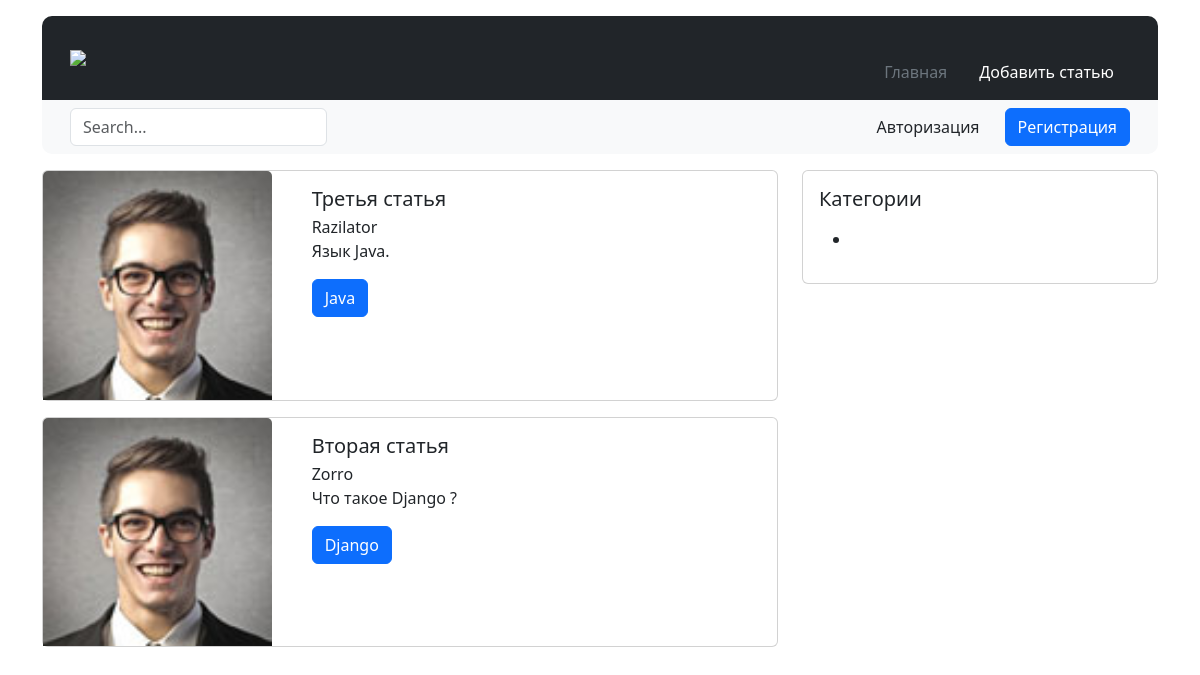
The app's page /articles/ with its own data.
### modules/blog/models.py (models this page shows, shortened)
class Article(models.Model):
    class ArticleManager(models.Manager):
        def all(self):
            return self.get_queryset().select_related('author', 'category').filter(status='published')
    STATUS_OPTIONS = (
        ('published', 'Опубликовано'),
        ('draft', 'Черновик')
    )
    title = models.CharField(verbose_name='Заголовок', max_length=255)
    slug = models.CharField(verbose_name='Альт.название', max_length=255, blank=True, unique=True)
    short_description = models.TextField(verbose_name='Краткое описание', max_length=500)
    full_description = models.TextField(verbose_name='Полное описание')
    thumbnail = models.ImageField(
        verbose_name='Превью поста',
        blank=True,
        upload_to='images/thumbnails/%Y/%m/%d/',
        validators=[FileExtensionValidator(allowed_extensions=('png', 'jpg', 'webp', 'jpeg', 'gif'))]
    )
    status = models.CharField(choices=STATUS_OPTIONS, default='published', verbose_name='Статус поста', max_length=10)
    time_create = models.DateTimeField(auto_now_add=True, verbose_name='Время добавления')
    time_update = models.DateTimeField(auto_now=True, verbose_name='Время обновления')
    author = models.ForeignKey(to=User, verbose_name='Автор', on_delete=models.SET_DEFAULT, related_name='author_posts', default=1)
    updater = models.ForeignKey(to=User, verbose_name='Обновил', on_delete=models.SET_NULL, null=True, related_name='updater_posts', blank=True)
    fixed = models.BooleanField(verbose_name='Зафиксировано', default=False)
    category = TreeForeignKey('Category', on_delete=models.PROTECT, related_name='articles', verbose_name='Категория')
    objects = ArticleManager()
    custom = ArticleManager()
    class Meta:
        db_table = 'app_articles'
        ordering = ['-fixed', '-time_create']
        indexes = [models.Index(fields=['-fixed', '-time_create', 'status'])]
        verbose_name = 'Статья'
        verbose_name_plural = 'Статьи'

class Category(MPTTModel):
    title = models.CharField(max_length=255, verbose_name='Название категории')
    slug = models.SlugField(max_length=255, verbose_name='URL категории', blank=True)
    description = models.TextField(verbose_name='Описание категории', max_length=300)
    parent = TreeForeignKey(
        'self',
        on_delete=models.CASCADE,
        null=True,
        blank=True,
        db_index=True,
        related_name='children',
        verbose_name='Родительская категория'
    )
    class MPTTMeta:
        order_insertion_by = ('title',)
    class Meta:
        verbose_name = 'Категория'
        verbose_name_plural = 'Категории'
        db_table = 'app_categories'

### modules/blog/views.py (the view)
# urls.py: path('articles/', articles_list, name='articles_by_page'),
def articles_list(request):
    articles = Article.objects.all()
    paginator = Paginator(articles, per_page=2)
    page_number = request.GET.get('page')
    page_object = paginator.get_page(page_number)
    context = {'page_obj': page_object}
    return render(request, 'blog/articles_func_list.html', context)

### templates/blog/articles_func_list.html
{% extends 'main.html' %}
{% block content %}
    {% for article in page_obj %}
    <div class="card mb-3">
        <div class="row">
            <div class="col-4">
                <img src="{{ article.thumbnail.url }}" class="card-img-top" alt="{{ article.title }}">
            </div>
            <div class="col-8">
                <div class="card-body">
                    <h5 class="card-title">{{ article.title }}</h5>
                    <div class="card-subtitle">{{ article.author.username }}</div>
                    <p class="card-text">{{ article.short_description }}</p>
                    <a href="{% url 'articles_by_category' article.category.slug %}" class="btn btn-primary">{{ article.category.title }}</a>
                  </div>
                </div>
            </div>
      </div>
    {% endfor %}
{% endblock %}

### records on screen
Article: thumbnail (picture), title "Третья статья", author.username "Razilator", short_description "Язык Java.", category "Java"
Article: thumbnail (picture), title "Вторая статья", author.username "Zorro", short_description "Что такое Django ?", category "Django"
